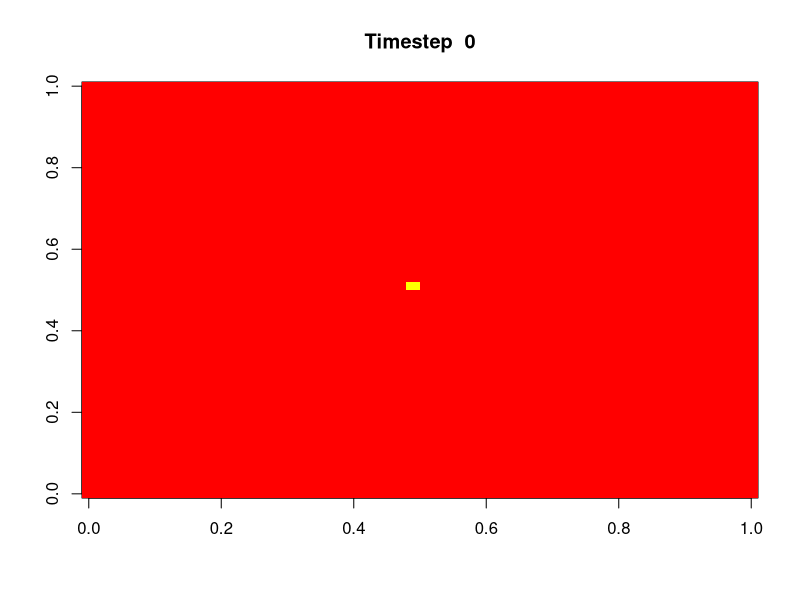

The R script that drew this image: (Note: this script raises an error after producing the figure.)
############# To Do List ############# 
# Programming:
# - Make Grid an object so multiple grids can be run at the same time
# - Implement multithreading support. One grid per core.
# - Split code by classes(cell and grid)
#
# Model:
# - When is drug therapy started? Currently starts at week 20 as in the
#   original paper.
# - Can a cell that acquire a mutation in an epoch, transfer it to a newly 
#   infected cell in the same epoch?
# - Improve decision logic as to which infected cell is passing on mutations
#   when multiple are available in a neighbourhood
# - Add an Immune System Resistance parameter to improve infection phase 
#   transitions, and the curve shapes for latent and final phases

############# Install Packages ############# 
### install.packages("hash")

############# Install Packages ############# 
#install.packages(devtools)
#install.packages("viridis", type="source")
#devtools::install_github("hadley/ggplot2")
#install.packages("hash")

############# Libraries ############# 
library(ggplot2)
library(hash)
library(plyr)

############# Drug resistance-conferring mutations ############# 
#Drugs
abacavir_list = list("65" = c("R", "E", "N"), "74" = "V", "115" = "F", "184" = "V")

# Locations are what is on the paper+230. 230 is the esitmate length of the previous protein in the sequence
efavirenz_list = list("330" = "I", "331" = "P", "333" = c("N", "S"), "336" = "M", 
                      "338" = "I", "411" = c("C", "I"), "418" = "L", "420" = c("S", "A"), 
                      "455" = "H", "460" = "L")

# Locations are what is on the paper + (230 + 230). 230 is the esitmate length of the previous protein in the sequence
darunavir_list = list("471" = "I", "492" = "I", "493" = "F", "507" = "V", "510" = "V", 
                      "514" = c("M", "L"), "534" = "P", "536" = "V", "544" = "V", 
                      "549" = "V")

# Build a hashmap of resistance sites
resistanceSites_list = append(abacavir_list, efavirenz_list)
resistanceSites_list = append(resistanceSites_list, darunavir_list)
resistanceSites_env = list2env(resistanceSites_list)

# Remove unused lists
remove(abacavir_list)
remove(efavirenz_list)
remove(darunavir_list)
remove(resistanceSites_list)

############# Cell Class Definition and Methods ###############
cell <- setClass(
  # Set the name for the class
  "cell",
  
  # Define the slots
  slots = c(
    state = "numeric",
    infected_epochs = "numeric",
    mutations = "environment",
    resistance = "numeric"
  ),
  
  # Set the default values for the slots.
  prototype=list(
    state = 1,
    infected_epochs = 1,
    resistance = 0
  )
)

# Set method for the state of a cell
setGeneric(name="setState",
           def= function(aCell, aState){
             standardGeneric("setState")
           })

setMethod(f = "setState", signature = "cell",
          definition = function(aCell, aState) {
            aCell@state = aState
            return (aCell)
          })

# Get method for the state of a cell
setGeneric(name="getState",
           def= function(aCell){
             standardGeneric("getState")
           })

setMethod(f = "getState", signature = "cell",
          definition = function(aCell) {
            return (aCell@state)
          })

# Get method for the infected_epochs of a cell
setGeneric(name="getInfected_epochs",
           def= function(aCell){
             standardGeneric("getInfected_epochs")
           })

setMethod(f = "getInfected_epochs", signature = "cell",
          definition = function(aCell) {
            return (aCell@infected_epochs)
          })

# Get method for the mutation list of a cell
setGeneric(name="getMutations",
           def= function(aCell){
             standardGeneric("getMutations")
           })

setMethod(f = "getMutations", signature = "cell",
          definition = function(aCell) {
            return (aCell@mutations)
          })

# Get method for the resistance levels of a cell
setGeneric(name="getResistance",
           def= function(aCell){
             standardGeneric("getResistance")
           })

setMethod(f = "getResistance", signature = "cell",
          definition = function(aCell) {
            return (aCell@resistance)
          })

############# CA States and Parameters ###############
# States
# State 1: H:   Healthy         
# State 3: I_1: Infected  		  
# State 2: D:   Dead            

# Parameters
n = 50                         # grid dimensions n x n
P_HIV = 0.03                    # initial grid will have P_hiv acute infected cells
P_i = 0.997             	      # probability of infection by neighbors
P_v = 0.00001                   # probability of infection by random viral contact
P_rep = 0.99                    # probability of dead cell being replaced by healthy
tau = 4                         # time delay for an I cell to become D  
hiv_total_aa = 2876             # Estimated total number of amino acids of the HIV-1 proteinome
base_drug_efficiency = 0.23     # base probability that the triple cocktail will kill and infected cell
start_of_therapy = 20           # epoch at which to start drug therapy
totalsteps = 50                # total number of weeks of simulation to be performed
resiliance = 10                 # number of epochs before the start of phase 2 of infection
strain_active = FALSE
logging = FALSE

# Immune system parameters
is_capacity = 100 + (resiliance/totalsteps)
fatigue_ir = (is_capacity/totalsteps)

# Vector of possible amino-acids 
aa = c("A", "R", "N", "D", "C", "Q", "E", "G", "H", "I", "L", "K", "M", "F", "P", 
       "S", "T", "W", "Y", "V")

# Timesteps for which we want to save simulation status
savesteps = seq(1, totalsteps, by = 1)

# Initialize lists to track the state of cell attribute at each savestep.
stateGrid_list = list()
resistanceGrid_list = list()
k = 2

############# CA Grid Definition and Preparation ###############
# Create initial n x n grid and populate it with cell S4 Objects. Default parameters for each 
# cell are set: initial state: a random value is generante and if equal or less than P_HIV, 
# state = 3 (Infected), otherwise state = 1 (Healthy). Each cell is also assigned an empty 
# environment to track mutations. 

# grid <- matrix( sapply(1:(n*n), function(x){ new("cell",
#                                              state = ifelse(runif(1)<= P_HIV, 3, 1),
#                                              mutations = new.env(hash = TRUE))
#                                              }), n, n)


#Testing infection single entry point.
grid <- matrix( sapply(1:(n*n), function(x){ new("cell",
                                                 state = 1,
                                                 mutations = new.env(hash = TRUE))
}), n, n)

grid[[n/2,n/2]]@state = 3
# grid[[3,52]]@state = 3


# Set the state of the cells at the edges of the grid to Healthy state
grid[,c(1, n)] = lapply(grid[,c(1,n)], function(x) setState(x, 1))
grid[c(1, n),] = lapply(grid[c(1,n),], function(x) setState(x, 1))

# 		  NOTE: Our CA only simulates from rows 2 to n-1, and columns 2 to n-1.
#       This is to prevent the edge row and column cells from having an
#       out-of-bounds error when checking the neighbors around them.
#       The edge values are all set to H state so that it does not affect
#       Rule 1 of the CA for cells next to them

# Show initial status of the grid
stateGrid = matrix(0, nrow = n, ncol = n)
stateGrid[,] = sapply(grid[,], function(x) getState(x))
image(stateGrid[,nrow(stateGrid):1], col=heat.colors(3))
title(main = paste("Timestep ",0))
stateGrid_list[[1]] = stateGrid

mutationGrid_list = list()
mutation_list = matrix(0, nrow = n, ncol = n)
# Initialize a grid to subset a cell's negihbourhood
current_neighbourhood = matrix(nrow = 3, ncol = 3)

# Initialize a grid to keep track of cell attributes during simulation
states_count = matrix(0, nrow = totalsteps, ncol = 3)
colnames(states_count) = c("Healthy", "Infected", "Dead")

infectedEpochsGrid = matrix(0, nrow = n, ncol = n)
infectedEpochs_count = matrix(0, nrow = totalsteps, ncol = 4)
colnames(infectedEpochs_count) = c("0", "1", "2", "3")

resistanceGrid = matrix(0, nrow = n, ncol = n)
resistance_count = matrix(0, nrow = totalsteps, ncol = 4)
colnames(resistance_count) = c("1", "2", "3", "Overall")

genotypes_count = matrix(0, nrow = totalsteps, ncol = 1)
colnames(genotypes_count)[1] = "Number of Genomes"

############# Simulation ###############
if (logging){logFile = "log_file.txt"}
timestep = 1; 
while(timestep <= totalsteps){
  nextgrid = matrix( sapply(1:(n*n), function(x){ new("cell", state = 1,
                                                      mutations = new.env(hash = TRUE))
  }), n, n)
  
  for (x in 2:(n-1)){
    for (y in 2:(n-1)){
      # Rule 2
      # If the cell is in I state, the viral genome is subject to 
      # mutations. Mutations occur at a rate of 1/day or 7/epoch (2.a)
      # If a cell has been in this state for tau timesteps or does not 
      # have sufficient drug resistance, the cell becomes D state (dead). 
      # In this case the accumulated mutations are lost (2.b) 
      if((grid[[x,y]]@state == 3)){
        
        # Our model simplifies drug resistance by assuming all drugs are equally efficient,
        # and letting each single succesful mutation represent resistance to a single drug. 
        # Therefore, once the number of succesful mutations has reached 3, we consider this 
        # cell to be resistant to the 3 drugs begin employed in the triple cocktail.
        cell_resistance = grid[[x,y]]@resistance
        drug_efficiency = ifelse(timestep >= start_of_therapy, (base_drug_efficiency * (3 - cell_resistance)), -1) 
        
        # Kill cell if it has lived enough epochs or drug takes over
        if((grid[[x,y]]@infected_epochs >= tau) || (runif(1) <= drug_efficiency)){
          grid[[x,y]]@state = 2
          nextgrid[[x,y]]@state = 2
          nextgrid[[x,y]]@infected_epochs = 0
          
          # If a cell dies, its mutations are lost
          nextgrid[[x,y]]@mutations = new.env(hash = TRUE)
          
        }else{
          nextgrid[[x,y]]@infected_epochs = grid[[x,y]]@infected_epochs+1
          list2env(as.list.environment(grid[[x,y]]@mutations, all.names = TRUE),nextgrid[[x,y]]@mutations)
          nextgrid[[x,y]]@state = 3
        }#End else
        next
      }#End Rule 2
    }
  }
  
  resistanceGrid[,] = sapply(grid[,], function(x) getResistance(x))
  resistance_count[timestep,1] = sum(resistanceGrid[] == 0)
  resistance_count[timestep,2] = sum(resistanceGrid[] == 1)
  resistance_count[timestep,3] = sum(resistanceGrid[] == 2)
  resistance_count[timestep,4] = sum(resistanceGrid[] >= 3)
  resistanceGrid_list[[k]] = resistanceGrid
  
  
  stateGrid[,] = sapply(grid[,], function(x) getState(x))
  states_count[timestep,1] = sum(stateGrid[] == 1)
  states_count[timestep,2] = sum(stateGrid[] == 3)
  states_count[timestep,3] = sum(stateGrid[] == 2)
  
  stateGrid_list[[k]] = stateGrid
  k = k + 1
  
  if (logging){
    cat("Timestep: ", file=logFile, append=TRUE)  	
    cat(timestep, file=logFile, append=TRUE, sep = "\n")
  }
  for (x in 2:(n-1)){
    for (y in 2:(n-1)){
      
      # Rule 1
      # If the cell is in H state and at least one of its neighbors
      # is in I state then the cell becomes I with a probability of 
      # P_i (Conditions c1 and c2). The cell may also becomes I1 by 
      # randomly coming in contact with a virus from outside its 
      # neighborhood with a probability of P_v (Condition c3).
      if(grid[[x,y]]@state == 1){
        
        current_neighbourhood[,] = sapply(grid[c(x-1, x, x+1),c(y-1, y, y+1)], function(x) getState(x))
        
        # Extract the position of any available infected cells
        position = which(current_neighbourhood == 3, arr.ind = TRUE) - c(2,2)
        
        # Evaluate infectivity conditions 
        
        c1 = runif(1)<= P_i; #c1 represents probability of infection
        c2 = ifelse(length(position) == 0, FALSE, TRUE) # there exists an infected cell(s)
        c3 = runif(1)<=P_v #infecting from far away
        
        # Evaluate Rule 1
        if((c1 && c2) || c3){  
          nextgrid[[x,y]]@state = 3
          
          # If the infecting cell is from the neighbourhood, calculate correct 
          # indices and pass mutation map to the infected cell. If infection is
          # coming from a remote cell, pick a random infected cell from the CA. 
          if (c2){
            r = sample(1:nrow(position),1)
            x_c = x + position[[r,1]]
            y_c = y + position[[r,2]]
          }else{
            stateGrid[,] = sapply(grid[,], function(x) getState(x))
            position = which(stateGrid[,] == 3, arr.ind = TRUE)
            r = sample(1:nrow(position),1)
            x_c = position[[r,1]]
            y_c = position[[r,2]]
          }
          list2env(as.list.environment(grid[[x_c,y_c]]@mutations, all.names = TRUE),nextgrid[[x,y]]@mutations)
          
          for (z in 1:14){
            # Generate mutation and save it in the cell mutations hashmap.
            mutation_site = sample(1:hiv_total_aa,1)
            mutation_aa = aa[sample(1:20, 1)]
            nextgrid[[x,y]]@mutations[[as.character(mutation_site)]] = mutation_aa
            
            # If the mutation occurs at a drug resistance-conferring site, check if the
            # amino acid it is mutating to grants resistance. If yes, increase cell 
            # resistance count, otherwise, decrease it.
            potential_resistance = resistanceSites_env[[as.character(mutation_site)]]
            if(!is.null(potential_resistance)){
              present = mutation_aa %in% potential_resistance
              
              if (present && (nextgrid[[x,y]]@resistance < 3)){
                nextgrid[[x,y]]@resistance = nextgrid[[x,y]]@resistance+1
                
                if(logging){
                  cat("Resistance Acquired: ", file=logFile, append=TRUE)
                  cat("(", file=logFile, append=TRUE)
                  cat(timestep, file=logFile, append=TRUE)
                  cat(",", file=logFile, append=TRUE)
                  cat(x, file=logFile, append=TRUE)
                  cat(",", file=logFile, append=TRUE)
                  cat(y, file=logFile, append=TRUE)
                  cat(") ", file=logFile, append=TRUE, sep = "\t" )
                  cat(mutation_site, file=logFile, append=TRUE)
                  cat(":", file=logFile, append=TRUE)
                  cat(mutation_aa, file=logFile, append=TRUE, sep = "\n")
                }
                
              }else if (!present && (nextgrid[[x,y]]@resistance > 0)){
                nextgrid[[x,y]]@resistance = nextgrid[[x,y]]@resistance-1
              }
            }
          }   
          
          if(logging){
            cat("(", file=logFile, append=TRUE)
            cat(timestep-1, file=logFile, append=TRUE)
            cat(",", file=logFile, append=TRUE)
            cat(x_c, file=logFile, append=TRUE)
            cat(",", file=logFile, append=TRUE)
            cat(y_c, file=logFile, append=TRUE)
            cat(") ", file=logFile, append=TRUE, sep = "\t")
            
            cat("(", file=logFile, append=TRUE)
            cat(timestep, file=logFile, append=TRUE)
            cat(",", file=logFile, append=TRUE)
            cat(x, file=logFile, append=TRUE)
            cat(",", file=logFile, append=TRUE)
            cat(y, file=logFile, append=TRUE)
            cat(") ", file=logFile, append=TRUE)
            g = 1
            for (v in ls(nextgrid[[x,y]]@mutations)) {
              cat((ls(nextgrid[[x,y]]@mutations)[g]), file=logFile, append=TRUE)
              cat(":", file=logFile, append=TRUE)
              cat(nextgrid[[x,y]]@mutations[[v]], file=logFile, append=TRUE, sep = "\t")
              cat("   ", file=logFile, append=TRUE)
              g = g +1
            }
            cat(" ", file=logFile, append=TRUE, sep = "\n")
          }
        }else{
          nextgrid[[x,y]]@state = 1
        }
        next
      }#End Rule 1
      
      
      # Rule 3
      # If the cell is in D state, then the cell will become H state
      # with probability P_rep 
      if(grid[[x,y]]@state == 2){
        strain = ifelse(strain_active, (is_capacity - (fatigue_ir*timestep))/100, 1)
        if(runif(1) <= (P_rep*strain)){
          nextgrid[[x,y]]@state = 1
        }else{
          nextgrid[[x,y]]@state = 2
        }  
        next
      }#End Rule 3
      
    } #End inner for loop
  } #End outer for loop
  
  # Assign the updates of this timestep in nextgrid back to our grid
  grid = nextgrid
  
  #Update aggregate counts
  stateGrid[,] = sapply(grid[,], function(x) getState(x))
  states_count[timestep+1,1] = sum(stateGrid[] == 1)
  states_count[timestep+1,2] = sum(stateGrid[] == 3)
  states_count[timestep+1,3] = sum(stateGrid[] == 2)
  
  infectedEpochsGrid[,] = sapply(grid[,], function(x) getInfected_epochs(x))
  infectedEpochs_count[timestep,0] = sum(infectedEpochsGrid[] == 0)
  infectedEpochs_count[timestep,1] = sum(infectedEpochsGrid[] == 1)
  infectedEpochs_count[timestep,2] = sum(infectedEpochsGrid[] == 2)
  infectedEpochs_count[timestep,3] = sum(infectedEpochsGrid[] >= 3)
  
  resistanceGrid[,] = sapply(grid[,], function(x) getResistance(x))
  resistance_count[timestep,1] = sum(resistanceGrid[] == 0)
  resistance_count[timestep,2] = sum(resistanceGrid[] == 1)
  resistance_count[timestep,3] = sum(resistanceGrid[] == 2)
  resistance_count[timestep,4] = sum(resistanceGrid[] >= 3)
  
  genotypes = sapply(grid[,], function(x) getMutations(x))
  genotypes_count[timestep,1] = sum(sapply(genotypes, function (x) length(x)>0) == TRUE)
  
  # Save plot of current state of the grid to variable
  if(timestep %in% savesteps){
    stateGrid_list[[k]] = stateGrid
    resistanceGrid_list[[k]] = resistanceGrid
    k = k + 1
  }  	
  
  # Move to the next timestep
  timestep = timestep+1
  
} #End while loop

############# Clean-Up: CA and Simulation parameters ###############
remove(P_HIV)
remove(P_i)
remove(P_v)
remove(P_rep)
remove(P_repI)
remove(tau)
remove(hiv_total_aa)
remove(totalsteps)
remove(base_drug_efficiency)
remove(start_of_therapy)
remove(aa)
remove(savesteps)
remove(timestep)
remove(x)
remove(x_c)
remove(y)
remove(y_c)
remove(c1)
remove(c2)
remove(c3)
remove(mutation_aa)
remove(mutation_site)
remove(position)
remove(potential_resistance)
remove(present)
remove(cell_resistance)
remove(drug_efficiency)
remove(resistanceSites_env)
remove(i)
remove(grid)
remove(nextgrid)
remove(cell)
remove(getInfected_epochs)
remove(getMutations)
remove(getResistance)
remove(getState)
remove(setState)
remove(r)

############# Analysis: Simulation Overview  ###############
base_dest = "C:/Users/vmago/Desktop/results/23/"

# Plot the state of infection while in progress. 
num_grids = length(stateGrid_list)-1
for (x in 1:num_grids){
  mypath <- file.path(paste(base_dest, "gridPlot/", "gridPlot_", x, ".png", sep = ""))
  png(file=mypath)
  
  vis_matrix = do.call(cbind, stateGrid_list[x])
  
  #Color key: purple:healthy, blue:dead, yellow:infected
  image(vis_matrix[,nrow(vis_matrix):1], col=c("purple","blue", "yellow"))
  title(main = paste("Timestep ",x))
  
  dev.off()
}

# Graphing of cell counts per epoch
number_of_cells = n*n
Healthy = states_count[,1]
Infected = states_count[,2]
Dead = states_count[,3]

mypath <- file.path(paste(base_dest, "overview.png"))
png(file=mypath)

par(mfrow=c(1,2))
plot(Healthy, 
     type="l", lty=1, lwd = 2,
     col="green", 
     xlab = "Weeks", 
     ylab = "Cell Count")

plot(Infected, 
     type="l", lty=1, lwd = 2,
     col="red", 
     xlab = "Weeks")
lines(Dead, type="l", lty=1, lwd = 2, col="blue")

mtext("Simulation Overview", side=3, outer=TRUE, line=-3)


dev.off()

remove(Healthy)
remove(Infected)
remove(Dead)

############# Analysis: Cell Infected Epochs ###############
# Line plot the infected epochs per cell over time. 
Zero_eps = infectedEpochs_count[,1]
One_eps = infectedEpochs_count[,2]
Two_eps = infectedEpochs_count[,3]
Three_eps = infectedEpochs_count[,4]

mypath <- file.path(paste(base_dest, "timeInfected.png"))
png(file=mypath)

plot(Zero_eps, 
     type="l", lty=1, lwd = 2,
     col="green", 
     xlab = "Weeks", 
     ylab = "Cell Count", 
     main = "Cell Infected Epochs")

lines(One_eps, type="l", lty=1, col="red")
lines(Two_eps, type="l", lty=1, col="blue")
lines(Three_eps, type="l", lty=1, col="orange")

legend("topright", 
       c("Cells alive for 0 epoch","Cells alive for 1 epoch", 
         "Cells alive for 2 epoch", "Cells alive for 3 epoch"),
       lty= c(1,1,1,1), lwd = c(2,2,2,2), 
       col = c("green", "red", "blue", "orange"),
       cex = .75)

dev.off()

remove(Zero_eps)
remove(One_eps)
remove(Two_eps)
remove(Three_eps)

############# Analysis: Cells with Resistance ###############

# Plot the state of resistance while in progress. 
num_grids = length(resistanceGrid_list)-1
for (x in 2:num_grids){
  mypath <- file.path(paste(base_dest, "resistancePlot/", "resistancePlot_", x, ".png", sep = ""))
  png(file=mypath)
  
  vis_matrix = do.call(cbind, resistanceGrid_list[x])
  image(vis_matrix[,nrow(vis_matrix):1], col=heat.colors(3))
  title(main = paste("Timestep ",x))
  
  dev.off()
}


# Plot the number of cells with resistance over time.
resistance_count[,5] = rowSums(resistance_count)

One_r = resistance_count[,2]
Two_r = resistance_count[,3]
Three_r = resistance_count[,4]
Overall_r = resistance_count[,5]

mypath <- file.path(paste(base_dest, "resistance.png"))
png(file=mypath)

plot(One_r, 
     type="l", lty=1, lwd = 2,
     col="red", 
     xlab = "Weeks", 
     ylab = "Cell Count", 
     main = "Cells with Resistance")

lines(Two_r, type="l", lty=1, col="blue")
lines(Three_r, type="l", lty=1, col="orange")
lines(Overall_r, type="l", lty=1, col="red")

legend("topright", 
       c("Cells resistant to 1 drug","Cells resistant to 2 drug", 
         "Cells resistant to 3 drug"), 
       lty= c(1,1,1), lwd = c(2,2,2), 
       col = c("red", "blue", "orange"),
       cex = .75)

dev.off()

remove(One_r)
remove(Two_r)
remove(Three_r)
remove(Overall_r)

############# Analysis: Genotypes ###############
# Plot the number of genotypes present in the grid

mypath <- file.path(paste(base_dest, "genotypes.png"))
png(file=mypath)

plot(genotypes_count[,1], 
     type="l", lty=1, lwd =2, 
     col="red", 
     xlab = "Weeks", 
     ylab = "Genotypes", 
     main = "Number of Genotypes")

legend("topright", "# of Genotypes", lty= 1, lwd =2, col = "red" )
dev.off()
